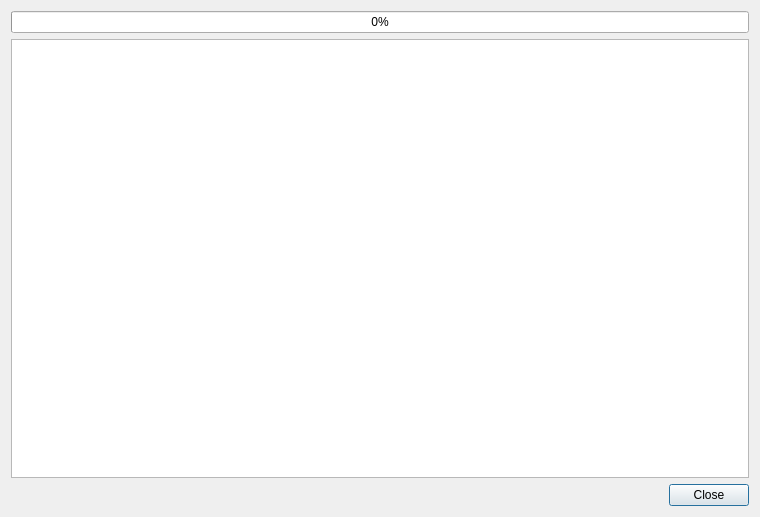
<?xml version="1.0" encoding="UTF-8"?>
<ui version="4.0">
 <class>DlgPdfExporter</class>
 <widget class="QDialog" name="DlgPdfExporter">
  <property name="geometry">
   <rect>
    <x>0</x>
    <y>0</y>
    <width>760</width>
    <height>517</height>
   </rect>
  </property>
  <property name="windowTitle">
   <string>Dialog</string>
  </property>
  <layout class="QVBoxLayout" name="verticalLayout">
   <item>
    <widget class="QProgressBar" name="progressBar">
     <property name="value">
      <number>0</number>
     </property>
    </widget>
   </item>
   <item>
    <widget class="QTreeWidget" name="twLog">
     <property name="headerHidden">
      <bool>true</bool>
     </property>
     <column>
      <property name="text">
       <string notr="true">1</string>
      </property>
     </column>
    </widget>
   </item>
   <item>
    <widget class="QDialogButtonBox" name="buttonBox">
     <property name="orientation">
      <enum>Qt::Horizontal</enum>
     </property>
     <property name="standardButtons">
      <set>QDialogButtonBox::Close</set>
     </property>
    </widget>
   </item>
  </layout>
 </widget>
 <resources/>
 <connections>
  <connection>
   <sender>buttonBox</sender>
   <signal>accepted()</signal>
   <receiver>DlgPdfExporter</receiver>
   <slot>accept()</slot>
   <hints>
    <hint type="sourcelabel">
     <x>248</x>
     <y>254</y>
    </hint>
    <hint type="destinationlabel">
     <x>157</x>
     <y>274</y>
    </hint>
   </hints>
  </connection>
  <connection>
   <sender>buttonBox</sender>
   <signal>rejected()</signal>
   <receiver>DlgPdfExporter</receiver>
   <slot>reject()</slot>
   <hints>
    <hint type="sourcelabel">
     <x>316</x>
     <y>260</y>
    </hint>
    <hint type="destinationlabel">
     <x>286</x>
     <y>274</y>
    </hint>
   </hints>
  </connection>
 </connections>
</ui>
